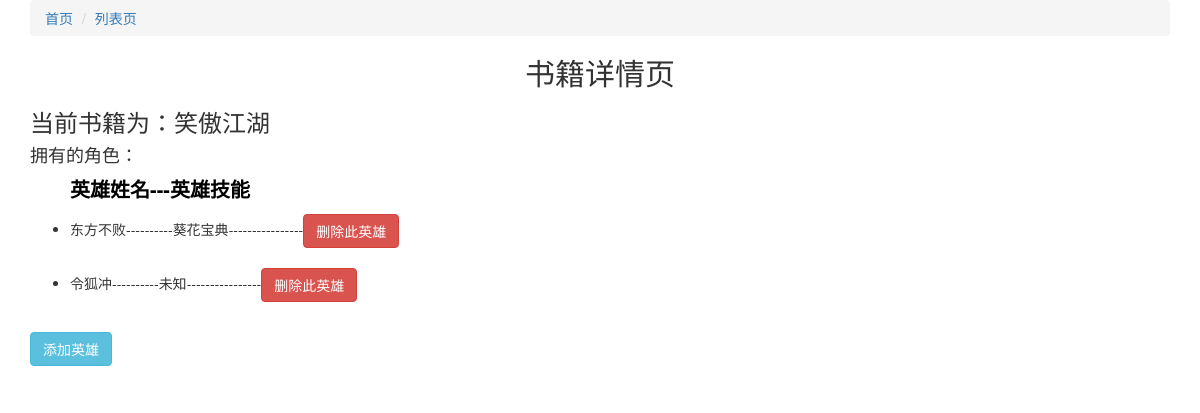
The page /detail/2/ on the database its author committed.
### booktest/models.py (models this page shows, shortened)
class BookInfo(models.Model):
    title = models.CharField(max_length=20)
    pub_date = models.DateTimeField(auto_now=True)

class HeroInfo(models.Model):
    name = models.CharField(max_length=20)
    gender = models.CharField(max_length=5,choices=(("man","男"),("woman","女")))
    type = models.CharField(max_length=5,choices=(("good","好人"),("bad","坏人")),default="good")
    content = models.CharField(max_length=100)
    book = models.ForeignKey(BookInfo,on_delete=models.CASCADE)
    myobjects = HeroInfoManage()

### booktest/views.py (the view)
# urls.py: url(r'^detail/(\d+)/$',views.detail,name="detail"),
def detail(request,id):
    book = BookInfo.objects.get(pk=id)
    return render(request,"booktest/detail.html",{"book":book})

### templates/booktest/detail.html (shortened to what this page needs)
<!DOCTYPE html>
<html lang="en">
<head>
    <link href="https://cdn.jsdelivr.net/npm/bootstrap@3.3.7/dist/css/bootstrap.min.css" rel="stylesheet">
</head>
<body>
    <div class="container">
        <ol class="breadcrumb">
            <li><a href="{% url 'booktest:index' %}">首页</a></li>
            <li><a href="{% url 'booktest:list' %}">列表页</a></li>
        </ol>
        <h2><p class="text-center">书籍详情页</p></h2>
        <h3>当前书籍为：{{ book.title }}</h3>
        {% if book.heroinfo_set.count %}
            <h4>拥有的角色：</h4>
            <ul>
                <p style="color: black;font-size: 20px"><b>{{ "英雄姓名" }}---{{ "英雄技能" }}</b></p>
                {% for hero in book.heroinfo_set.all %}
                <li>
                    {{hero.name}}----------{{hero.content}}----------------<a class="btn btn-danger" href="{% url 'booktest:deletehero' hero.id %}">删除此英雄</a><br><br>
                </li>
                {% endfor %}
            </ul>
        {% else %}
            <h4>没有角色</h4>
        {% endif %}
        <a class="btn btn-info" href="{% url 'booktest:addhero' book.id %}">添加英雄</a>
        <br><br>
    </div>
</body>
</html>

### rows shown on the page
BookInfo: title "笑傲江湖"
HeroInfo: name "东方不败", content "葵花宝典"
HeroInfo: name "令狐冲", content "未知"

### other values the page prints
{{ "英雄姓名" }} "英雄姓名"
{{ "英雄技能" }} "英雄技能"
